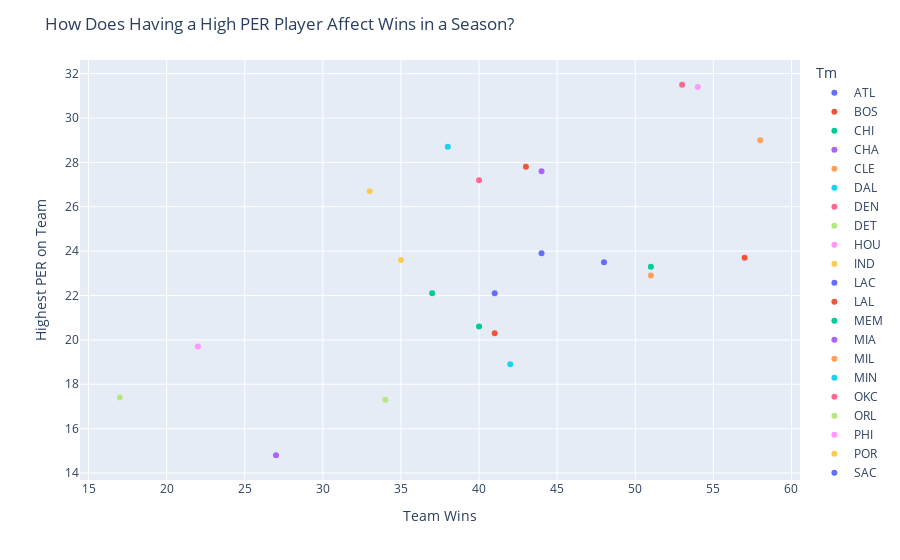

Notebook cell for this chart:
### Markdown cell above
## Question 1: How does player efficiency rating (PER) correlate with a team's win-loss record?

### Code cell
"""
We will be splitting our wins/losses column into two separate columns
which we then plot against each teams respective top player based 
on the PER statistic.
"""
teams[["wins", "losses"]] = teams["Overall"].str.split("-", expand=True).astype(int)

top_players = per.groupby("Tm")["PER"].max().reset_index()
top_players.loc[top_players["Tm"] == "CHO", "Tm"] = "CHA"
top_players = pd.merge(top_players, teams[["abbrev", "wins"]], left_on="Tm", right_on="abbrev")
top_players.drop(columns="abbrev", inplace=True)

top_players["PER"] = pd.to_numeric(top_players["PER"], errors='coerce')
top_players["wins"] = pd.to_numeric(top_players["wins"], errors='coerce')

# Test to ensure that our dataframe aggregation is correctly outputs a new dataframe with
# the desired columns
required_columns = ["Tm", "PER", "wins"]
assert all(column in top_players.columns for column in required_columns), "Missing columns"

fig = pxo.scatter(top_players, x = "wins", y = "PER", color="Tm", 
                  trendline="ols", trendline_color_override="red").update_layout(xaxis_title = "Team Wins",
                                                                                 yaxis_title = "Highest PER on Team", 
                                                                                 title="How Does Having a High PER Player Affect Wins in a Season?")
fig.show()

### Figure 1 — Plotly figure (JSON) as saved in the notebook; plotly's stock layout.template omitted (floating-point values rounded to 4 significant figures)
{"data": [{"hovertemplate": "Tm=ATL<br>wins=%{x}<br>PER=%{y}<extra></extra>", "legendgroup": "ATL", "marker": {"color": "#636efa", "symbol": "circle"}, "mode": "markers", "name": "ATL", "orientation": "v", "showlegend": true, "x": [41], "xaxis": "x", "y": [22.1], "yaxis": "y", "type": "scatter"}, {"hovertemplate": "Tm=ATL<extra></extra>", "legendgroup": "ATL", "line": {"color": "red"}, "marker": {"color": "#636efa", "symbol": "circle"}, "mode": "lines", "name": "ATL", "showlegend": false, "xaxis": "x", "yaxis": "y", "type": "scatter"}, {"hovertemplate": "Tm=BOS<br>wins=%{x}<br>PER=%{y}<extra></extra>", "legendgroup": "BOS", "marker": {"color": "#EF553B", "symbol": "circle"}, "mode": "markers", "name": "BOS", "orientation": "v", "showlegend": true, "x": [57], "xaxis": "x", "y": [23.7], "yaxis": "y", "type": "scatter"}, {"hovertemplate": "Tm=BOS<extra></extra>", "legendgroup": "BOS", "line": {"color": "red"}, "marker": {"color": "#EF553B", "symbol": "circle"}, "mode": "lines", "name": "BOS", "showlegend": false, "xaxis": "x", "yaxis": "y", "type": "scatter"}, {"hovertemplate": "Tm=CHI<br>wins=%{x}<br>PER=%{y}<extra></extra>", "legendgroup": "CHI", "marker": {"color": "#00cc96", "symbol": "circle"}, "mode": "markers", "name": "CHI", "orientation": "v", "showlegend": true, "x": [40], "xaxis": "x", "y": [20.6], "yaxis": "y", "type": "scatter"}, {"hovertemplate": "Tm=CHI<extra></extra>", "legendgroup": "CHI", "line": {"color": "red"}, "marker": {"color": "#00cc96", "symbol": "circle"}, "mode": "lines", "name": "CHI", "showlegend": false, "xaxis": "x", "yaxis": "y", "type": "scatter"}, {"hovertemplate": "Tm=CHA<br>wins=%{x}<br>PER=%{y}<extra></extra>", "legendgroup": "CHA", "marker": {"color": "#ab63fa", "symbol": "circle"}, "mode": "markers", "name": "CHA", "orientation": "v", "showlegend": true, "x": [27], "xaxis": "x", "y": [14.8], "yaxis": "y", "type": "scatter"}, {"hovertemplate": "Tm=CHA<extra></extra>", "legendgroup": "CHA", "line": {"color": "red"}, "marker": {"color": "#ab63fa", "symbol": "circle"}, "mode": "lines", "name": "CHA", "showlegend": false, "xaxis": "x", "yaxis": "y", "type": "scatter"}, {"hovertemplate": "Tm=CLE<br>wins=%{x}<br>PER=%{y}<extra></extra>", "legendgroup": "CLE", "marker": {"color": "#FFA15A", "symbol": "circle"}, "mode": "markers", "name": "CLE", "orientation": "v", "showlegend": true, "x": [51], "xaxis": "x", "y": [22.9], "yaxis": "y", "type": "scatter"}, {"hovertemplate": "Tm=CLE<extra></extra>", "legendgroup": "CLE", "line": {"color": "red"}, "marker": {"color": "#FFA15A", "symbol": "circle"}, "mode": "lines", "name": "CLE", "showlegend": false, "xaxis": "x", "yaxis": "y", "type": "scatter"}, {"hovertemplate": "Tm=DAL<br>wins=%{x}<br>PER=%{y}<extra></extra>", "legendgroup": "DAL", "marker": {"color": "#19d3f3", "symbol": "circle"}, "mode": "markers", "name": "DAL", "orientation": "v", "showlegend": true, "x": [38], "xaxis": "x", "y": [28.7], "yaxis": "y", "type": "scatter"}, {"hovertemplate": "Tm=DAL<extra></extra>", "legendgroup": "DAL", "line": {"color": "red"}, "marker": {"color": "#19d3f3", "symbol": "circle"}, "mode": "lines", "name": "DAL", "showlegend": false, "xaxis": "x", "yaxis": "y", "type": "scatter"}, {"hovertemplate": "Tm=DEN<br>wins=%{x}<br>PER=%{y}<extra></extra>", "legendgroup": "DEN", "marker": {"color": "#FF6692", "symbol": "circle"}, "mode": "markers", "name": "DEN", "orientation": "v", "showlegend": true, "x": [53], "xaxis": "x", "y": [31.5], "yaxis": "y", "type": "scatter"}, {"hovertemplate": "Tm=DEN<extra></extra>", "legendgroup": "DEN", "line": {"color": "red"}, "marker": {"color": "#FF6692", "symbol": "circle"}, "mode": "lines", "name": "DEN", "showlegend": false, "xaxis": "x", "yaxis": "y", "type": "scatter"}, {"hovertemplate": "Tm=DET<br>wins=%{x}<br>PER=%{y}<extra></extra>", "legendgroup": "DET", "marker": {"color": "#B6E880", "symbol": "circle"}, "mode": "markers", "name": "DET", "orientation": "v", "showlegend": true, "x": [17], "xaxis": "x", "y": [17.4], "yaxis": "y", "type": "scatter"}, {"hovertemplate": "Tm=DET<extra></extra>", "legendgroup": "DET", "line": {"color": "red"}, "marker": {"color": "#B6E880", "symbol": "circle"}, "mode": "lines", "name": "DET", "showlegend": false, "xaxis": "x", "yaxis": "y", "type": "scatter"}, {"hovertemplate": "Tm=HOU<br>wins=%{x}<br>PER=%{y}<extra></extra>", "legendgroup": "HOU", "marker": {"color": "#FF97FF", "symbol": "circle"}, "mode": "markers", "name": "HOU", "orientation": "v", "showlegend": true, "x": [22], "xaxis": "x", "y": [19.7], "yaxis": "y", "type": "scatter"}, {"hovertemplate": "Tm=HOU<extra></extra>", "legendgroup": "HOU", "line": {"color": "red"}, "marker": {"color": "#FF97FF", "symbol": "circle"}, "mode": "lines", "name": "HOU", "showlegend": false, "xaxis": "x", "yaxis": "y", "type": "scatter"}, {"hovertemplate": "Tm=IND<br>wins=%{x}<br>PER=%{y}<extra></extra>", "legendgroup": "IND", "marker": {"color": "#FECB52", "symbol": "circle"}, "mode": "markers", "name": "IND", "orientation": "v", "showlegend": true, "x": [35], "xaxis": "x", "y": [23.6], "yaxis": "y", "type": "scatter"}, {"hovertemplate": "Tm=IND<extra></extra>", "legendgroup": "IND", "line": {"color": "red"}, "marker": {"color": "#FECB52", "symbol": "circle"}, "mode": "lines", "name": "IND", "showlegend": false, "xaxis": "x", "yaxis": "y", "type": "scatter"}, {"hovertemplate": "Tm=LAC<br>wins=%{x}<br>PER=%{y}<extra></extra>", "legendgroup": "LAC", "marker": {"color": "#636efa", "symbol": "circle"}, "mode": "markers", "name": "LAC", "orientation": "v", "showlegend": true, "x": [44], "xaxis": "x", "y": [23.9], "yaxis": "y", "type": "scatter"}, {"hovertemplate": "Tm=LAC<extra></extra>", "legendgroup": "LAC", "line": {"color": "red"}, "marker": {"color": "#636efa", "symbol": "circle"}, "mode": "lines", "name": "LAC", "showlegend": false, "xaxis": "x", "yaxis": "y", "type": "scatter"}, {"hovertemplate": "Tm=LAL<br>wins=%{x}<br>PER=%{y}<extra></extra>", "legendgroup": "LAL", "marker": {"color": "#EF553B", "symbol": "circle"}, "mode": "markers", "name": "LAL", "orientation": "v", "showlegend": true, "x": [43], "xaxis": "x", "y": [27.8], "yaxis": "y", "type": "scatter"}, {"hovertemplate": "Tm=LAL<extra></extra>", "legendgroup": "LAL", "line": {"color": "red"}, "marker": {"color": "#EF553B", "symbol": "circle"}, "mode": "lines", "name": "LAL", "showlegend": false, "xaxis": "x", "yaxis": "y", "type": "scatter"}, {"hovertemplate": "Tm=MEM<br>wins=%{x}<br>PER=%{y}<extra></extra>", "legendgroup": "MEM", "marker": {"color": "#00cc96", "symbol": "circle"}, "mode": "markers", "name": "MEM", "orientation": "v", "showlegend": true, "x": [51], "xaxis": "x", "y": [23.3], "yaxis": "y", "type": "scatter"}, {"hovertemplate": "Tm=MEM<extra></extra>", "legendgroup": "MEM", "line": {"color": "red"}, "marker": {"color": "#00cc96", "symbol": "circle"}, "mode": "lines", "name": "MEM", "showlegend": false, "xaxis": "x", "yaxis": "y", "type": "scatter"}, {"hovertemplate": "Tm=MIA<br>wins=%{x}<br>PER=%{y}<extra></extra>", "legendgroup": "MIA", "marker": {"color": "#ab63fa", "symbol": "circle"}, "mode": "markers", "name": "MIA", "orientation": "v", "showlegend": true, "x": [44], "xaxis": "x", "y": [27.6], "yaxis": "y", "type": "scatter"}, {"hovertemplate": "Tm=MIA<extra></extra>", "legendgroup": "MIA", "line": {"color": "red"}, "marker": {"color": "#ab63fa", "symbol": "circle"}, "mode": "lines", "name": "MIA", "showlegend": false, "xaxis": "x", "yaxis": "y", "type": "scatter"}, {"hovertemplate": "Tm=MIL<br>wins=%{x}<br>PER=%{y}<extra></extra>", "legendgroup": "MIL", "marker": {"color": "#FFA15A", "symbol": "circle"}, "mode": "markers", "name": "MIL", "orientation": "v", "showlegend": true, "x": [58], "xaxis": "x", "y": [29.0], "yaxis": "y", "type": "scatter"}, {"hovertemplate": "Tm=MIL<extra></extra>", "legendgroup": "MIL", "line": {"color": "red"}, "marker": {"color": "#FFA15A", "symbol": "circle"}, "mode": "lines", "name": "MIL", "showlegend": false, "xaxis": "x", "yaxis": "y", "type": "scatter"}, {"hovertemplate": "Tm=MIN<br>wins=%{x}<br>PER=%{y}<extra></extra>", "legendgroup": "MIN", "marker": {"color": "#19d3f3", "symbol": "circle"}, "mode": "markers", "name": "MIN", "orientation": "v", "showlegend": true, "x": [42], "xaxis": "x", "y": [18.9], "yaxis": "y", "type": "scatter"}, {"hovertemplate": "Tm=MIN<extra></extra>", "legendgroup": "MIN", "line": {"color": "red"}, "marker": {"color": "#19d3f3", "symbol": "circle"}, "mode": "lines", "name": "MIN", "showlegend": false, "xaxis": "x", "yaxis": "y", "type": "scatter"}, {"hovertemplate": "Tm=OKC<br>wins=%{x}<br>PER=%{y}<extra></extra>", "legendgroup": "OKC", "marker": {"color": "#FF6692", "symbol": "circle"}, "mode": "markers", "name": "OKC", "orientation": "v", "showlegend": true, "x": [40], "xaxis": "x", "y": [27.2], "yaxis": "y", "type": "scatter"}, {"hovertemplate": "Tm=OKC<extra></extra>", "legendgroup": "OKC", "line": {"color": "red"}, "marker": {"color": "#FF6692", "symbol": "circle"}, "mode": "lines", "name": "OKC", "showlegend": false, "xaxis": "x", "yaxis": "y", "type": "scatter"}, {"hovertemplate": "Tm=ORL<br>wins=%{x}<br>PER=%{y}<extra></extra>", "legendgroup": "ORL", "marker": {"color": "#B6E880", "symbol": "circle"}, "mode": "markers", "name": "ORL", "orientation": "v", "showlegend": true, "x": [34], "xaxis": "x", "y": [17.3], "yaxis": "y", "type": "scatter"}, {"hovertemplate": "Tm=ORL<extra></extra>", "legendgroup": "ORL", "line": {"color": "red"}, "marker": {"color": "#B6E880", "symbol": "circle"}, "mode": "lines", "name": "ORL", "showlegend": false, "xaxis": "x", "yaxis": "y", "type": "scatter"}, {"hovertemplate": "Tm=PHI<br>wins=%{x}<br>PER=%{y}<extra></extra>", "legendgroup": "PHI", "marker": {"color": "#FF97FF", "symbol": "circle"}, "mode": "markers", "name": "PHI", "orientation": "v", "showlegend": true, "x": [54], "xaxis": "x", "y": [31.4], "yaxis": "y", "type": "scatter"}, {"hovertemplate": "Tm=PHI<extra></extra>", "legendgroup": "PHI", "line": {"color": "red"}, "marker": {"color": "#FF97FF", "symbol": "circle"}, "mode": "lines", "name": "PHI", "showlegend": false, "xaxis": "x", "yaxis": "y", "type": "scatter"}, {"hovertemplate": "Tm=POR<br>wins=%{x}<br>PER=%{y}<extra></extra>", "legendgroup": "POR", "marker": {"color": "#FECB52", "symbol": "circle"}, "mode": "markers", "name": "POR", "orientation": "v", "showlegend": true, "x": [33], "xaxis": "x", "y": [26.7], "yaxis": "y", "type": "scatter"}, {"hovertemplate": "Tm=POR<extra></extra>", "legendgroup": "POR", "line": {"color": "red"}, "marker": {"color": "#FECB52", "symbol": "circle"}, "mode": "lines", "name": "POR", "showlegend": false, "xaxis": "x", "yaxis": "y", "type": "scatter"}, {"hovertemplate": "Tm=SAC<br>wins=%{x}<br>PER=%{y}<extra></extra>", "legendgroup": "SAC", "marker": {"color": "#636efa", "symbol": "circle"}, "mode": "markers", "name": "SAC", "orientation": "v", "showlegend": true, "x": [48], "xaxis": "x", "y": [23.5], "yaxis": "y", "type": "scatter"}, {"hovertemplate": "Tm=SAC<extra></extra>", "legendgroup": "SAC", "line": {"color": "red"}, "marker": {"color": "#636efa", "symbol": "circle"}, "mode": "lines", "name": "SAC", "showlegend": false, "xaxis": "x", "yaxis": "y", "type": "scatter"}, {"hovertemplate": "Tm=TOR<br>wins=%{x}<br>PER=%{y}<extra></extra>", "legendgroup": "TOR", "marker": {"color": "#EF553B", "symbol": "circle"}, "mode": "markers", "name": "TOR", "orientation": "v", "showlegend": true, "x": [41], "xaxis": "x", "y": [20.3], "yaxis": "y", "type": "scatter"}, {"hovertemplate": "Tm=TOR<extra></extra>", "legendgroup": "TOR", "line": {"color": "red"}, "marker": {"color": "#EF553B", "symbol": "circle"}, "mode": "lines", "name": "TOR", "showlegend": false, "xaxis": "x", "yaxis": "y", "type": "scatter"}, {"hovertemplate": "Tm=UTA<br>wins=%{x}<br>PER=%{y}<extra></extra>", "legendgroup": "UTA", "marker": {"color": "#00cc96", "symbol": "circle"}, "mode": "markers", "name": "UTA", "orientation": "v", "showlegend": true, "x": [37], "xaxis": "x", "y": [22.1], "yaxis": "y", "type": "scatter"}, {"hovertemplate": "Tm=UTA<extra></extra>", "legendgroup": "UTA", "line": {"color": "red"}, "marker": {"color": "#00cc96", "symbol": "circle"}, "mode": "lines", "name": "UTA", "showlegend": false, "xaxis": "x", "yaxis": "y", "type": "scatter"}], "layout": {"xaxis": {"anchor": "y", "domain": [0.0, 1.0], "title": {"text": "Team Wins"}}, "yaxis": {"anchor": "x", "domain": [0.0, 1.0], "title": {"text": "Highest PER on Team"}}, "legend": {"title": {"text": "Tm"}, "tracegroupgap": 0}, "margin": {"t": 60}, "title": {"text": "How Does Having a High PER Player Affect Wins in a Season?"}}}
